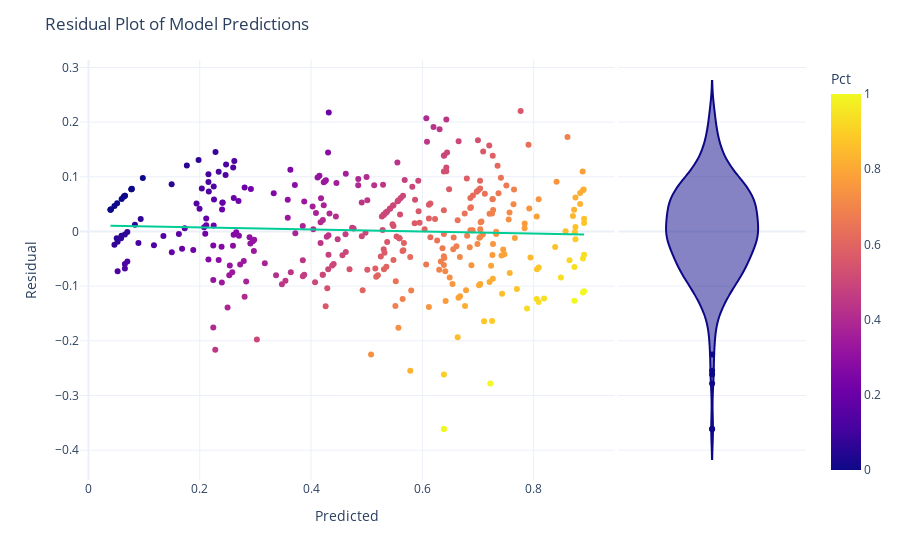

The notebook cell this image was saved under:
### Code cell
st['residual_reg'] = st['xPct'] - st['Pct']
st['residual_knn'] = st['xPct_KNN'] - st['Pct']
st['residual_dt'] = st['xPct_DT'] - st['Pct']

fig = px.scatter(
    st, 
    x='xPct_KNN', y='residual_knn',
    marginal_y='violin',
    color='Pct', trendline='ols'
)
fig.update_layout(
    title='Residual Plot of Model Predictions',
    xaxis_title='Predicted',
    yaxis_title='Residual',
    template = 'plotly_white',
)
fig.show()

### Figure 1 — Plotly figure (JSON) as saved in the notebook; plotly's stock layout.template omitted (floating-point values rounded to 4 significant figures; data arrays with more than 128 entries replaced by an {"elided": "..."} marker saying what was removed)
{"data": [{"hovertemplate": "xPct_KNN=%{x}<br>residual_knn=%{y}<br>Pct=%{marker.color}<extra></extra>", "legendgroup": "", "marker": {"color": {"elided": "350 float values"}, "coloraxis": "coloraxis", "symbol": "circle"}, "mode": "markers", "name": "", "orientation": "v", "showlegend": false, "type": "scatter", "x": {"elided": "350 float values"}, "xaxis": "x", "y": {"elided": "350 float values"}, "yaxis": "y"}, {"alignmentgroup": "True", "hovertemplate": "residual_knn=%{y}<extra></extra>", "legendgroup": "", "marker": {"color": "#0d0887", "symbol": "circle"}, "name": "", "offsetgroup": "", "scalegroup": "y", "showlegend": false, "type": "violin", "xaxis": "x2", "y": {"elided": "350 float values"}, "yaxis": "y2"}, {"hovertemplate": "<b>OLS trendline</b><br>residual_knn = -0.0186295 * xPct_KNN + 0.0110554<br>R<sup>2</sup>=0.002419<br><br>xPct_KNN=%{x}<br>residual_knn=%{y} <b>(trend)</b><extra></extra>", "legendgroup": "", "marker": {"symbol": "circle"}, "mode": "lines", "name": "", "showlegend": false, "type": "scatter", "x": {"elided": "350 float values"}, "xaxis": "x", "y": {"elided": "350 float values"}, "yaxis": "y"}], "layout": {"coloraxis": {"colorbar": {"title": {"text": "Pct"}}, "colorscale": [[0, "#0d0887"], [0.1111, "#46039f"], [0.2222, "#7201a8"], [0.3333, "#9c179e"], [0.4444, "#bd3786"], [0.5556, "#d8576b"], [0.6667, "#ed7953"], [0.7778, "#fb9f3a"], [0.8889, "#fdca26"], [1, "#f0f921"]]}, "legend": {"tracegroupgap": 0}, "margin": {"t": 60}, "title": {"text": "Residual Plot of Model Predictions"}, "xaxis": {"anchor": "y", "domain": [0, 0.7363], "title": {"text": "Predicted"}}, "xaxis2": {"anchor": "y2", "domain": [0.7413, 1], "matches": "x2", "showgrid": false, "showline": false, "showticklabels": false, "ticks": ""}, "yaxis": {"anchor": "x", "domain": [0, 1], "title": {"text": "Residual"}}, "yaxis2": {"anchor": "x2", "domain": [0, 1], "matches": "y", "showgrid": true, "showticklabels": false}}}
